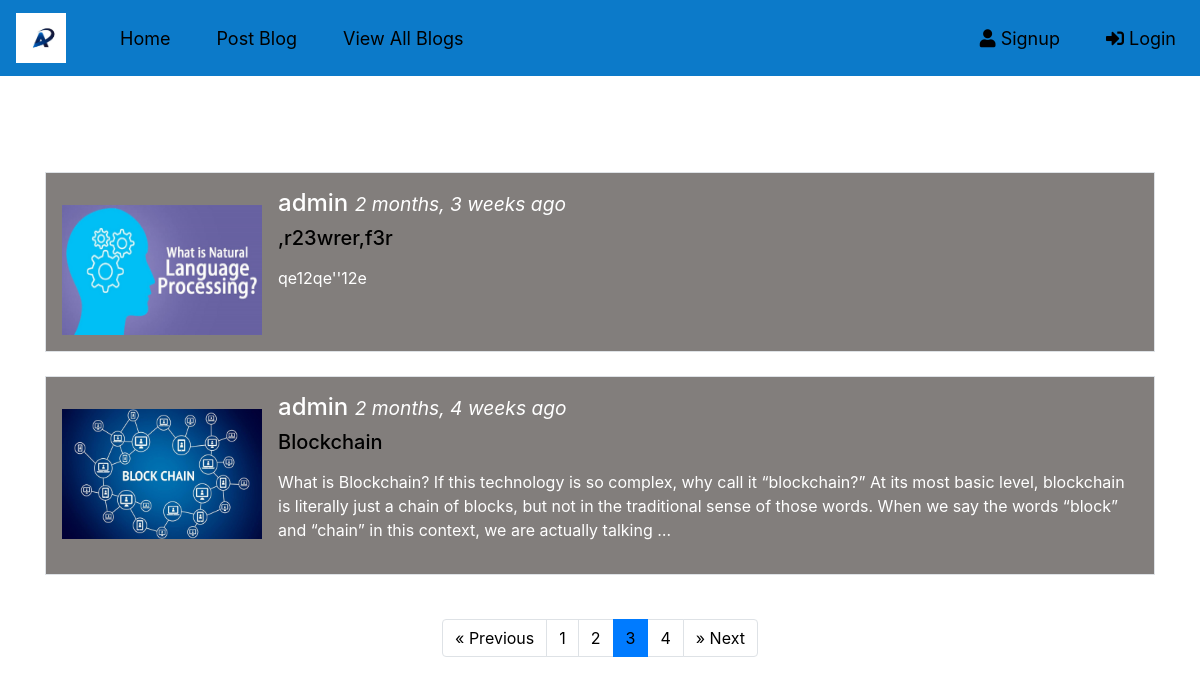
Page /viewblog/?page=3 on the committed database.
### blogapp/models.py (models this page shows)
class PostBlog(models.Model):
    title = models.CharField(max_length=50)
    description = models.CharField(max_length=2000)
    file = models.FileField(upload_to= 'images/')
    author = models.CharField(max_length=50)
    posted_date= models.DateTimeField(auto_now_add= True)
    comments = models.ForeignKey(Comment,null=True, blank=True,on_delete=models.CASCADE)

### blogapp/views.py (the view)
# urls.py: path('viewblog/',views.PostList.as_view(),name='home'),
class PostList(ListView):
    model = PostBlog
    template_name= 'blogapp/viewblog.html'
    context_object_name = 'blogs'
    ordering = ['-posted_date']
    paginate_by = 2
    def get_context_data(self, **kwargs):
            context = super(PostList, self).get_context_data(**kwargs)
            list_emp = PostBlog.objects.all()
            paginator = Paginator(list_emp, self.paginate_by)
            page = self.request.GET.get('page')
            try:
                file_emp = paginator.page(page)
            except PageNotAnInteger:
                file_emp = paginator.page(1)
            except EmptyPage:
                file_emp = paginator.page(paginator.num_pages)
            context['list_emp'] = file_emp
            return context

### templates/blogapp/viewblog.html (shortened to what this page needs)
{% extends 'blogapp/base.html' %}
{% block basecontent %}
<div class="container">
    <h1 style="color:white;padding:20px;">Blogs</h1>
    {% if blogs %}
    {% for blog in blogs %}
  <div class="media border p-3">
  <img src="{{blog.file.url}}" alt="John Doe" class="mr-3 mt-3 " style="width:200px; height:130px;">
  <div class="media-body">
    <h4>{{blog.author}} <small><i>{{blog.posted_date | timesince}} ago</i></small></h4>
    <h5><a href="/detailblog/{{blog.id}}">{{blog.title}}</a></h5>
    <p>{{blog.description|truncatewords:"50"|linebreaks}}</p>
  </div>
</div>
<br>
{% endfor %}
{% endif %}
{% if is_paginated %}
  <ul class="pagination justify-content-center" style="margin:20px 0"">
        {% if page_obj.has_previous %}
          <li class="page-item"><a class="page-link" href="?page={{ page_obj.previous_page_number }}">&laquo; Previous</a></li>
        {% endif %}
        {% for i in paginator.page_range %}
          {% if page_obj.number == i%}
        <li class="page-item active"><a class="page-link" href="?page={{ page_obj.number }}">{{ page_obj.number }}</a></li>
        {% else %}
        <li><a class="page-link" href="?page={{ i }}">{{ i }}</a></li>
        {% endif %}
          {% endfor %}
        {% if page_obj.has_next %}
            <li class="page-item"><a class="page-link" href="?page={{ page_obj.next_page_number }}">&raquo; Next</a></li>
        {% endif %}
    </ul>
</div>
{% endif %}
{% endblock %}

### static/css/style.css (style rules this page uses)
.media { background: #827e7c!important; color: white!important; }
a { color: black!important; }

### rows in the picture
PostBlog: file (picture), author "admin", posted_date "2 months, 3 weeks", title ",r23wrer,f3r", description "qe12qe''12e"
PostBlog: file (picture), author "admin", posted_date "2 months, 4 weeks", title "Blockchain", description "What is Blockchain? If this technology is so complex, why call it “blockchain?” At its most basic level, blockchain is literally just a chain of blocks, but not in the traditional sense of those words. When we say the words “block” and “chain” in this context, we are actually talking …"

### other values in the picture
{{ i }} "1" "2" "4"
{{ page_obj.number }} "3"
